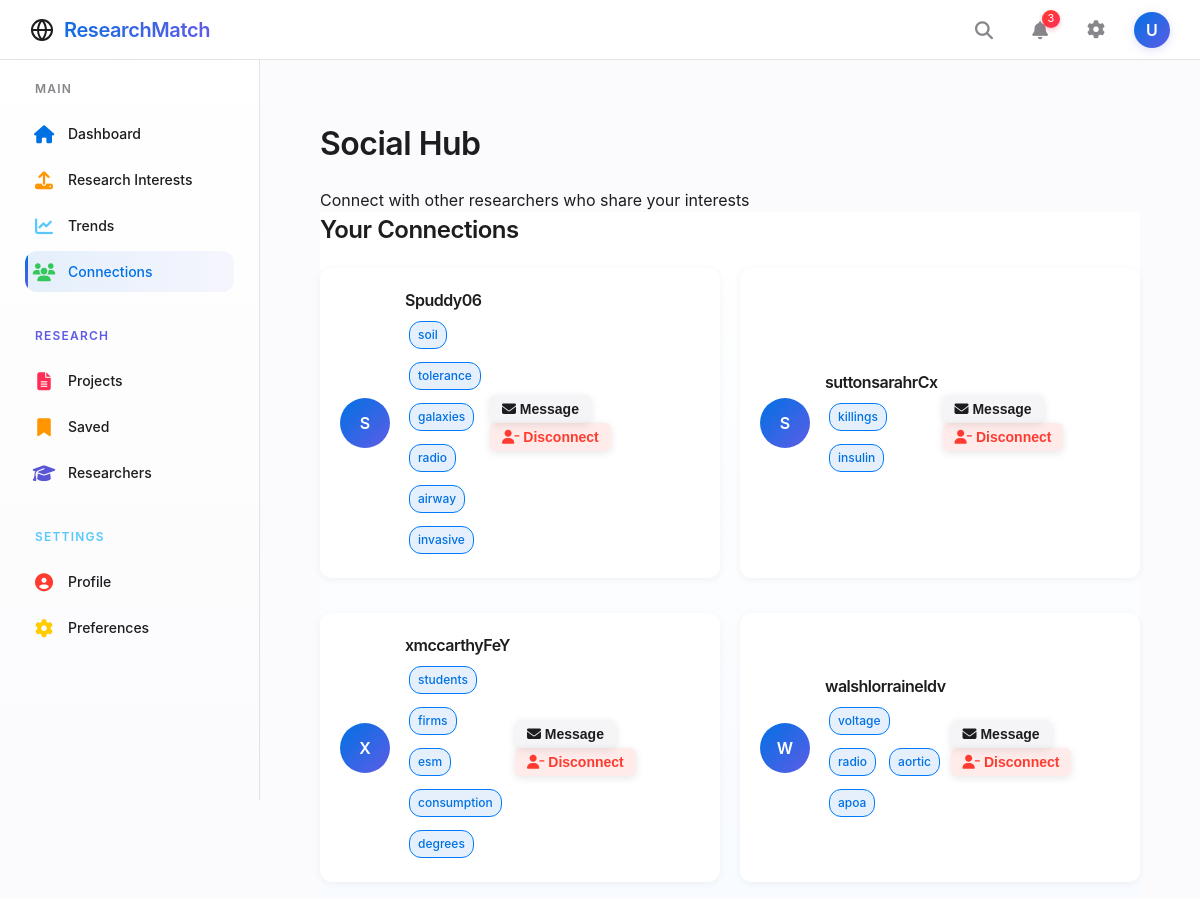
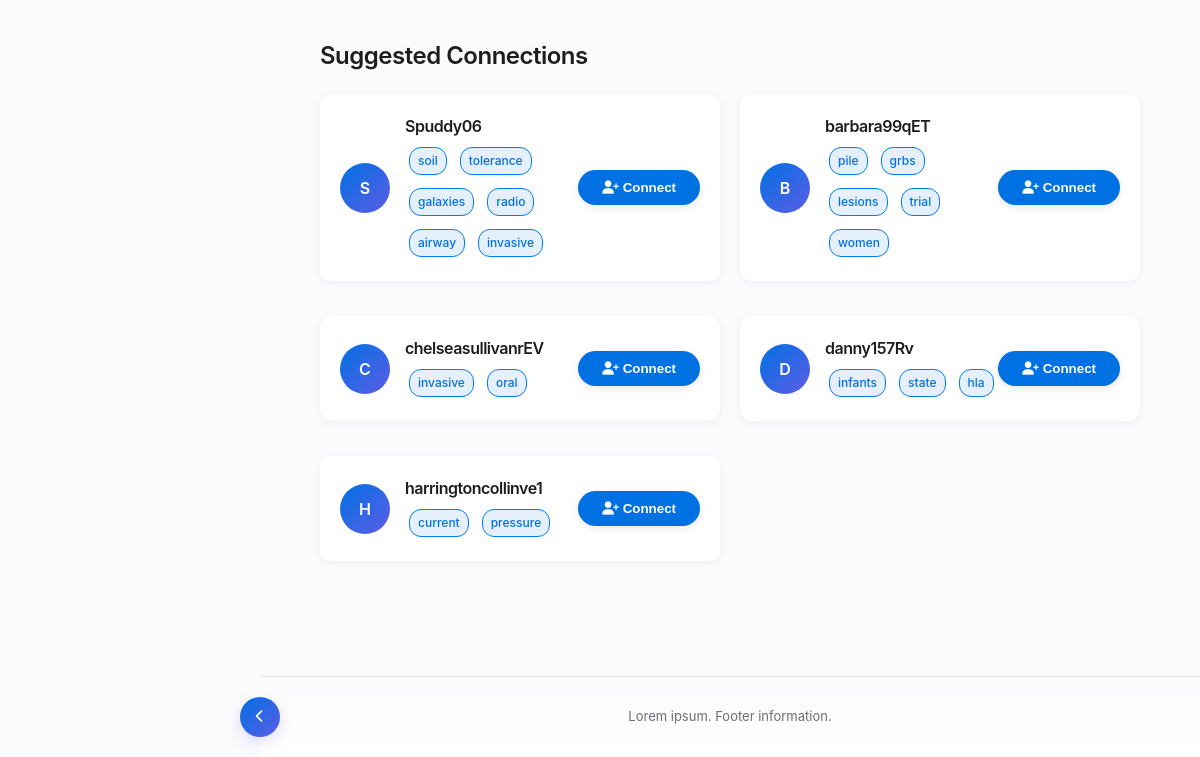
The page /social (signed in) on the database as committed earlier (2 pictures, top to bottom).
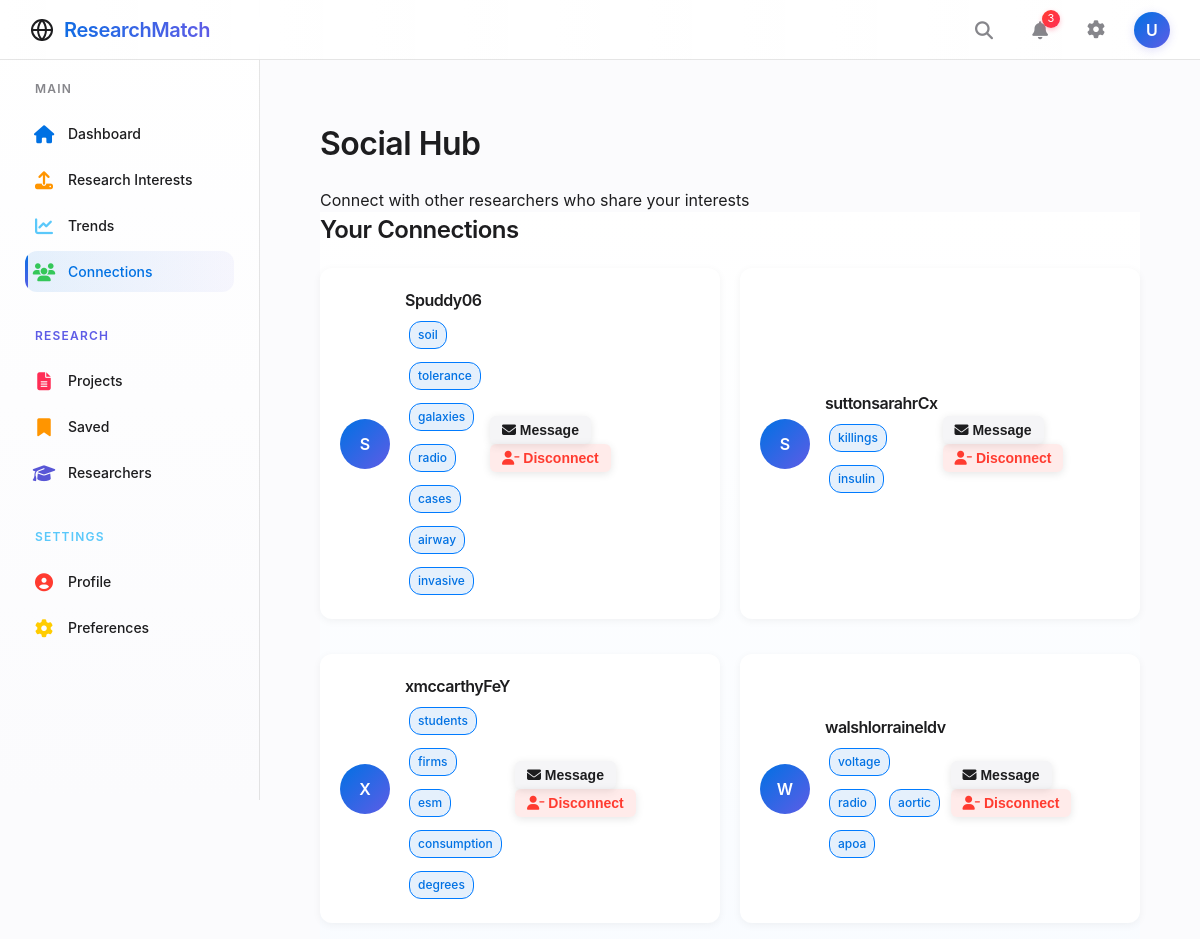
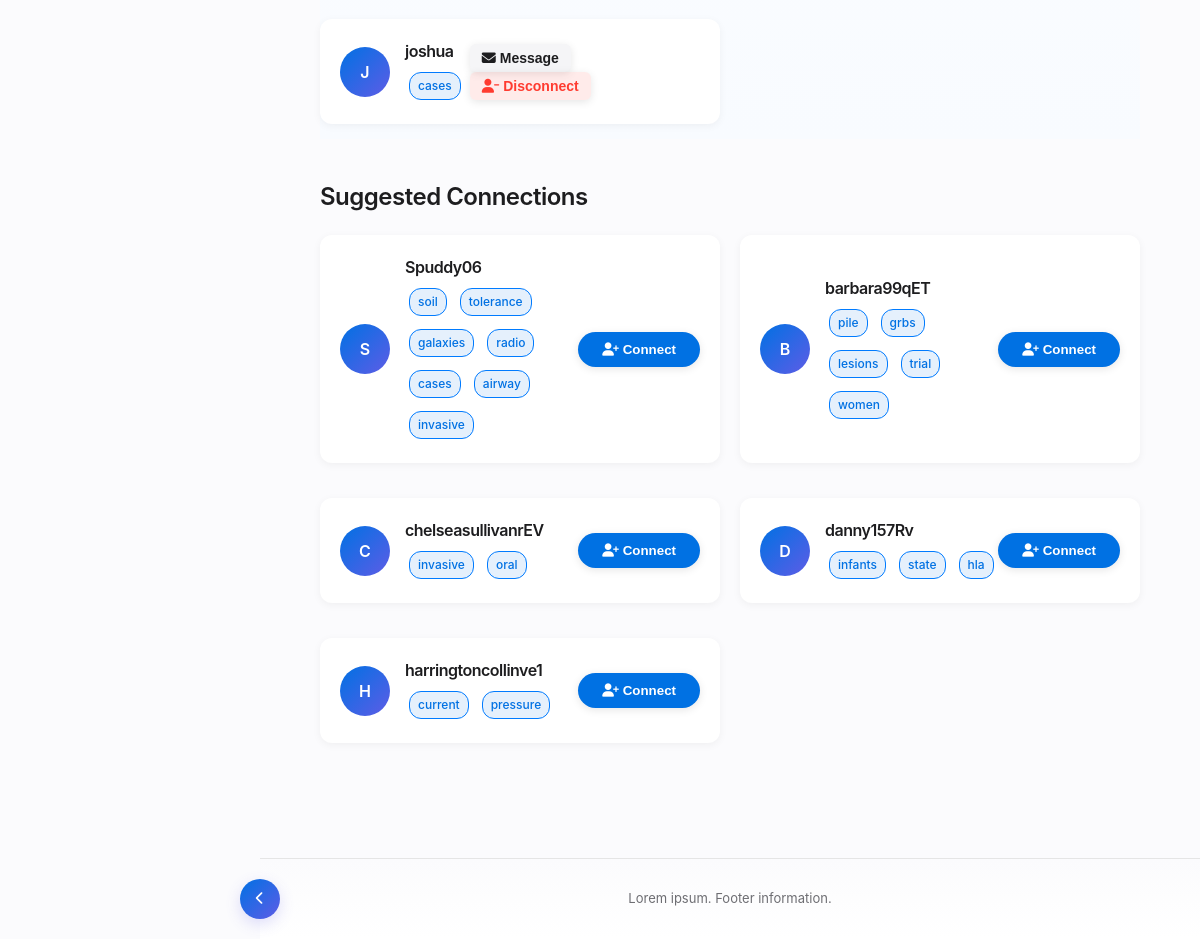
The same page on the database as committed later (2 pictures, top to bottom).
### database/schema.py (models this page shows, shortened)
class User(db.Model):
    id = db.Column(db.Integer, primary_key=True)
    username = db.Column(db.String(100), nullable=False, unique=True)
    password_hash = db.Column(db.String(255), nullable=False)
    email = db.Column(db.String(100), nullable=False)
    research_area_id = db.Column(db.Integer, db.ForeignKey('research_area.id'))
    faculty = db.relationship('ResearchArea', backref='users')
    interests = db.relationship('Interest', secondary=user_interest, backref='users')
    saved_projects = db.relationship('Project', secondary=user_saved_projects, backref='saved_by_users')
    connections = db.relationship(
        'User',
        secondary=user_connections,
        primaryjoin=id == user_connections.c.user_id,
        secondaryjoin=id == user_connections.c.connection_id,
        back_populates='connections_reverse'
    )
    connections_reverse = db.relationship(
        'User',
        secondary=user_connections,
        primaryjoin=id == user_connections.c.connection_id,
        secondaryjoin=id == user_connections.c.user_id,
        back_populates='connections'
    )

class Interest(db.Model):
    id = db.Column(db.Integer, primary_key=True)
    interest_name = db.Column(db.String(100), nullable=False)

### app.py (the view)
@app.route('/social')
@token_required
def social():
    if not session.get('user_id'):
        return redirect(url_for('login'))
    user = User.query.get(session['user_id'])
    connections = user.connections
    suggested_users = User.query.filter(User.id != user.id).all()
    suggested_users = [u for u in suggested_users if not user in connections]
    return render_template('social.html',
                          username=session['username'],
                          connections=connections,
                          suggested_users=suggested_users[:5])  # Limit to 5 suggestions

### app.py (called while the page is built)
def token_required(func):
    @wraps(func)
    def decorated(*args, **kwargs):
        token = request.cookies.get('jwt_token', None)
        if not token:
            return back_to_login()
        try:
            data = jwt.decode(token, current_app.config['SECRET_KEY'], algorithms=["HS256"])
            request.user = data  # optionally attach user info to request
        except jwt.ExpiredSignatureError:
            return back_to_login()
        except jwt.InvalidTokenError:
            return back_to_login()
        return func(*args, **kwargs)
    return decorated

### templates/social.html (shortened to what this page needs)
{% extends 'base.html' %}
{% block content %}
<div class="social-container">
    <div class="page-header">
        <h1>Social Hub</h1>
        <p class="text-muted">Connect with other researchers who share your interests</p>
    </div>
    <div class="connections-section">
        <h2>Your Connections</h2>
        <div class="connections-container">
            {% if connections %}
                {% for connection in connections %}
                <div class="connection-card" data-user-id="{{ connection.id }}">
                    <div class="connection-avatar">
                        {{ connection.username[0].upper() }}
                    </div>
                    <div class="connection-info">
                        <h3 class="connection-name">{{ connection.username }}</h3>
                        {% if connection.interests %}
                        <div class="connection-interests">
                            {% for interest in connection.interests %}
                            <span class="interest-tag small">{{ interest.interest_name }}</span>
                            {% endfor %}
                        </div>
                        {% else %}
                        <p class="no-interests">No research interests specified</p>
                        {% endif %}
                    </div>
                    <div class="connection-actions">
                        <button class="btn btn-message" data-username="{{ connection.username }}">
                            <i class="fas fa-envelope"></i> Message
                        </button>
                        <button class="btn btn-disconnect" data-user-id="{{ connection.id }}" data-username="{{ connection.username }}">
                            <i class="fas fa-user-minus"></i> Disconnect
                        </button>
                    </div>
                </div>
                {% endfor %}
            {% else %}
                <div class="empty-state">
                    <i class="fas fa-users empty-icon"></i>
                    <h3>No Connections Yet</h3>
                    <p>Connect with other researchers to collaborate on projects and share ideas.</p>
                </div>
            {% endif %}
        </div>
    </div>
    <div class="suggestions-section">
        <h2>Suggested Connections</h2>
        <div class="suggestions-container">
            {% if suggested_users %}
                {% for user in suggested_users %}
                <div class="suggestion-card" data-user-id="{{ user.id }}">
                    <div class="suggestion-avatar">
                        {{ user.username[0].upper() }}
                    </div>
                    <div class="suggestion-info">
                        <h3 class="suggestion-name">{{ user.username }}</h3>
                        {% if user.interests %}
                        <div class="suggestion-interests">
                            {% for interest in user.interests %}
                            <span class="interest-tag small">{{ interest.interest_name }}</span>
                            {% endfor %}
                        </div>
                        {% else %}
                        <p class="no-interests">No research interests specified</p>
                        {% endif %}
                    </div>
                    <div class="suggestion-actions">
                        <button class="btn btn-connect" data-user-id="{{ user.id }}" data-username="{{ user.username }}">
                            <i class="fas fa-user-plus"></i> Connect
                        </button>
                    </div>
                </div>
                {% endfor %}
            {% else %}
                <div class="empty-state">
                    <p>No more suggestions available at this time.</p>
                </div>
            {% endif %}
        </div>
    </div>
</div>
{% endblock %}

Rows that differ between the two databases and show on the page:
now on this page (row unchanged): Interest: interest_name "cases"
added User: username "J", username "joshua", shown under "Your Connections"
